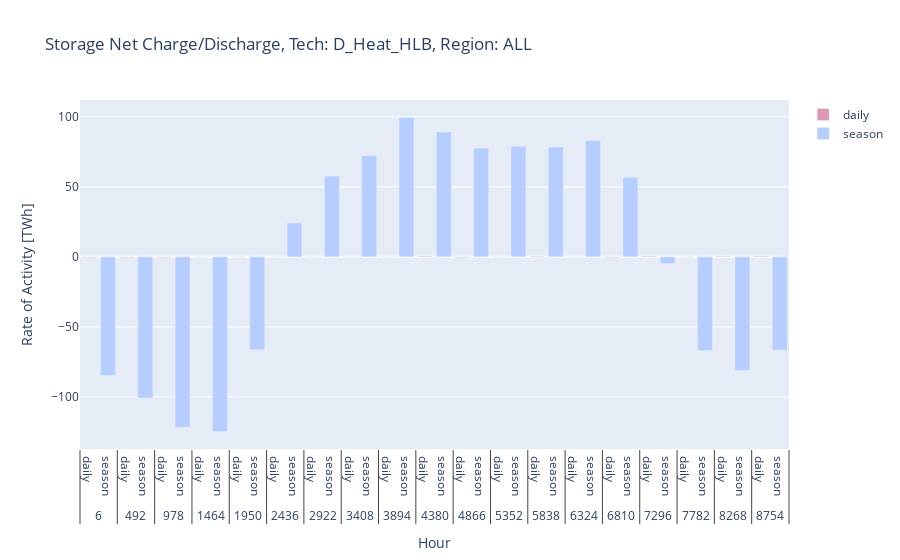
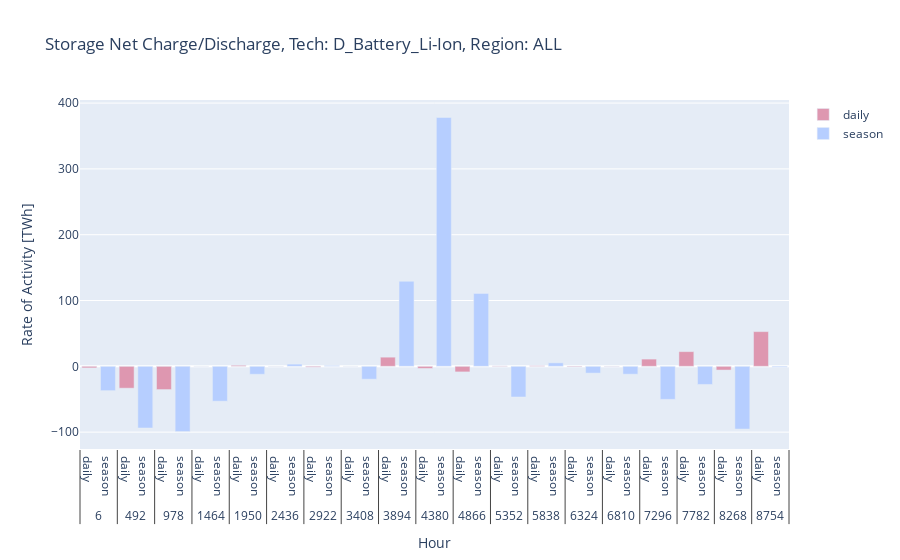
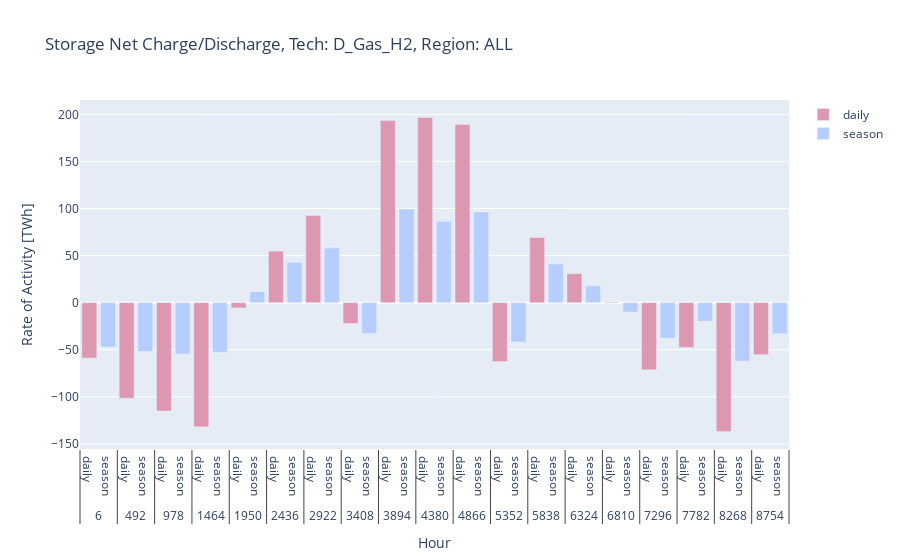

Here is the notebook cell these charts were saved with, in order:
### Code cell
storage_rate_of_activity_fig(tech="D_Heat_HLB", region=REGION).show()
storage_rate_of_activity_fig(tech="D_Battery_Li-Ion", region=REGION).show()
storage_rate_of_activity_fig(tech="D_Gas_H2", region=REGION).show()

### Figure 1 — Plotly figure (JSON) as saved in the notebook; plotly's stock layout.template omitted (floating-point values rounded to 4 significant figures)
{"data": [{"marker": {"color": "#de97b0"}, "name": "daily", "showlegend": true, "type": "bar", "x": [["6", "492", "978", "1464", "1950", "2436", "2922", "3408", "3894", "4380", "4866", "5352", "5838", "6324", "6810", "7296", "7782", "8268", "8754"], ["daily", "daily", "daily", "daily", "daily", "daily", "daily", "daily", "daily", "daily", "daily", "daily", "daily", "daily", "daily", "daily", "daily", "daily", "daily"]], "y": [-0.3869, -0.3748, -0.3869, 0, 0.04754, -0.04754, 0, 0, 0, 0.3869, -0.3869, 0, 0.3594, 0, -0.3594, 0.3869, 0.01537, 0.3594, 0.3869]}, {"marker": {"color": "#b6ceff"}, "name": "season", "showlegend": true, "type": "bar", "x": [["6", "492", "978", "1464", "1950", "2436", "2922", "3408", "3894", "4380", "4866", "5352", "5838", "6324", "6810", "7296", "7782", "8268", "8754"], ["season", "season", "season", "season", "season", "season", "season", "season", "season", "season", "season", "season", "season", "season", "season", "season", "season", "season", "season"]], "y": [-84.69, -100.8, -121.7, -124.7, -66.25, 24.16, 57.68, 72.15, 99.52, 89.21, 77.61, 78.88, 78.36, 83.13, 56.83, -4.85, -66.91, -81.15, -66.48]}], "layout": {"barmode": "group", "title": {"text": "Storage Net Charge/Discharge, Tech: D_Heat_HLB, Region: ALL"}, "xaxis": {"title": {"text": "Hour"}}, "yaxis": {"title": {"text": "Rate of Activity [TWh]"}}}}

### Figure 2 — Plotly figure (JSON) as saved in the notebook; plotly's stock layout.template omitted (floating-point values rounded to 4 significant figures)
{"data": [{"marker": {"color": "#de97b0"}, "name": "daily", "showlegend": true, "type": "bar", "x": [["6", "492", "978", "1464", "1950", "2436", "2922", "3408", "3894", "4380", "4866", "5352", "5838", "6324", "6810", "7296", "7782", "8268", "8754"], ["daily", "daily", "daily", "daily", "daily", "daily", "daily", "daily", "daily", "daily", "daily", "daily", "daily", "daily", "daily", "daily", "daily", "daily", "daily"]], "y": [-2.386, -33.25, -35.35, 0.1102, 1.565, -0.2047, -1.296, 0.06749, 13.9, -3.217, -8.482, 0.5885, 0.8925, -0.921, -0.3939, 10.97, 22.33, -5.671, 52.74]}, {"marker": {"color": "#b6ceff"}, "name": "season", "showlegend": true, "type": "bar", "x": [["6", "492", "978", "1464", "1950", "2436", "2922", "3408", "3894", "4380", "4866", "5352", "5838", "6324", "6810", "7296", "7782", "8268", "8754"], ["season", "season", "season", "season", "season", "season", "season", "season", "season", "season", "season", "season", "season", "season", "season", "season", "season", "season", "season"]], "y": [-36.96, -93.75, -99.13, -53.02, -12.11, 3.314, 1.228, -19.57, 129.2, 378.2, 110.8, -46.67, 5.318, -10.35, -11.98, -50.26, -27.6, -95.32, -1.307]}], "layout": {"barmode": "group", "title": {"text": "Storage Net Charge/Discharge, Tech: D_Battery_Li-Ion, Region: ALL"}, "xaxis": {"title": {"text": "Hour"}}, "yaxis": {"title": {"text": "Rate of Activity [TWh]"}}}}

### Figure 3 — Plotly figure (JSON) as saved in the notebook; plotly's stock layout.template omitted (floating-point values rounded to 4 significant figures)
{"data": [{"marker": {"color": "#de97b0"}, "name": "daily", "showlegend": true, "type": "bar", "x": [["6", "492", "978", "1464", "1950", "2436", "2922", "3408", "3894", "4380", "4866", "5352", "5838", "6324", "6810", "7296", "7782", "8268", "8754"], ["daily", "daily", "daily", "daily", "daily", "daily", "daily", "daily", "daily", "daily", "daily", "daily", "daily", "daily", "daily", "daily", "daily", "daily", "daily"]], "y": [-58.87, -101.4, -115.1, -131.9, -5.598, 54.75, 92.65, -22.1, 193.5, 196.8, 189.2, -62.58, 69.24, 30.82, 0.7184, -71.28, -47.54, -136.9, -55.22]}, {"marker": {"color": "#b6ceff"}, "name": "season", "showlegend": true, "type": "bar", "x": [["6", "492", "978", "1464", "1950", "2436", "2922", "3408", "3894", "4380", "4866", "5352", "5838", "6324", "6810", "7296", "7782", "8268", "8754"], ["season", "season", "season", "season", "season", "season", "season", "season", "season", "season", "season", "season", "season", "season", "season", "season", "season", "season", "season"]], "y": [-47.1, -51.79, -54.52, -52.73, 11.69, 42.81, 58.23, -32.7, 99.44, 86.44, 96.4, -41.75, 41.2, 17.84, -10.01, -37.77, -19.73, -62.16, -33.08]}], "layout": {"barmode": "group", "title": {"text": "Storage Net Charge/Discharge, Tech: D_Gas_H2, Region: ALL"}, "xaxis": {"title": {"text": "Hour"}}, "yaxis": {"title": {"text": "Rate of Activity [TWh]"}}}}
